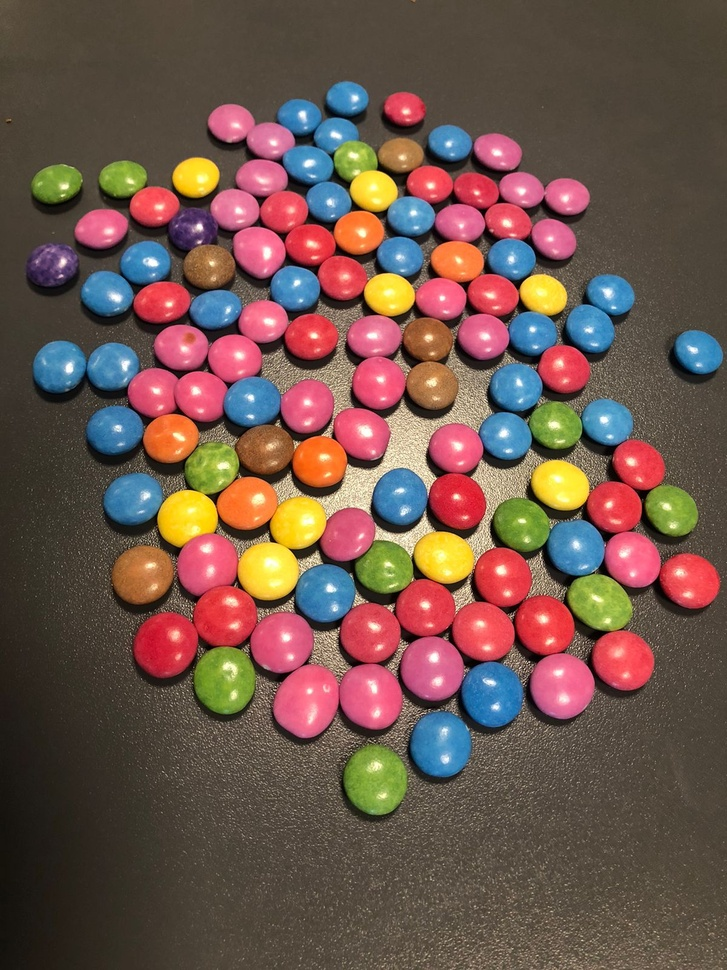
#> input picture Object_Detection/Images/Smarties_1_good_lighting.jpg, 727 x 970 px, shrunk from 1200 x 1600 before the run, found by its file name
$ python HSV_Explorer_2.py
#> lines starting #> are read from the running program, lines starting #| are printed output that depends on the picture; after the words box and inside, x2 and y2 are one past the last pixel; in counts of white or black regions, pixels touching at a corner belong together
import cv2
import numpy as np
from tkinter import Tk
from tkinter.filedialog import *

def nothing(x):
    pass;

def main():
    Tk().withdraw

    # Window to set the trackbars for the first mask:
    cv2.namedWindow("Tracking")
    # Lower bounds trackbars
    cv2.createTrackbar("LH", "Tracking", 0, 179, nothing)
#> slider 'LH' is set to 35
    cv2.createTrackbar("LS", "Tracking", 0, 255, nothing)
#> slider 'LS' is set to 51
    cv2.createTrackbar("LV", "Tracking", 0, 255, nothing)
#> slider 'LV' is set to 51
    # Upper bounds trackbars
    cv2.createTrackbar("UH", "Tracking", 179, 179, nothing)
    cv2.createTrackbar("US", "Tracking", 255, 255, nothing)
    cv2.createTrackbar("UV", "Tracking", 255, 255, nothing)

    while True:
        # Load the image
        frame_1 = cv2.imread('Object_Detection\Images\Smarties_1_good_lighting.jpg')
#> frame_1 is the input picture: shape (970, 727, 3); mean B, G, R 75.8, 85.1, 111.3
        frame_2 = cv2.imread('Object_Detection\Images\Smarties_1_bad_lighting.jpg')
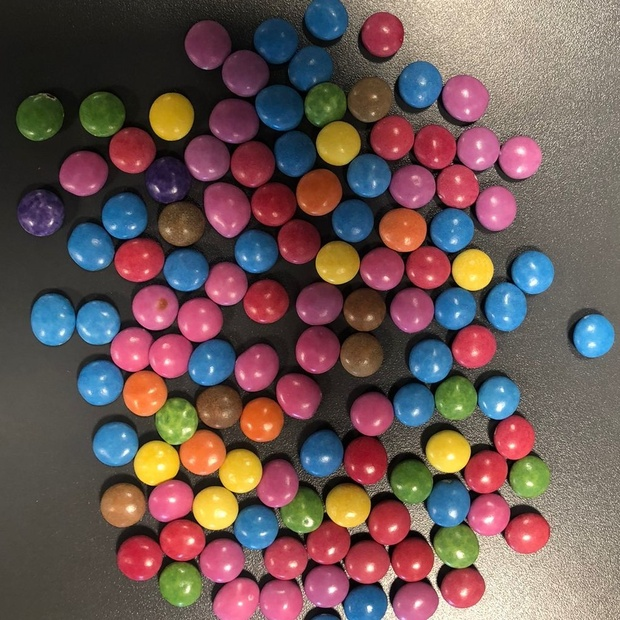
#> input picture Object_Detection/Images/Smarties_1_bad_lighting.jpg, 620 x 620 px, shrunk from 1022 x 1022 before the run, found by its file name
#> frame_2 is the input picture: shape (620, 620, 3); mean B, G, R 85, 87.1, 109.3

        # Convert the image to hsv
        hsv_1 = cv2.cvtColor(frame_1, cv2.COLOR_BGR2HSV)
#> hsv_1: shape (970, 727, 3); mean H, S, V 52.2, 103.8, 120.7
        hsv_2 = cv2.cvtColor(frame_2, cv2.COLOR_BGR2HSV)
#> hsv_2: shape (620, 620, 3); mean H, S, V 72.1, 102.9, 122

        # Get the set trackbar values:
        # Lower Bounds
        l_h = cv2.getTrackbarPos("LH", "Tracking")
        l_s = cv2.getTrackbarPos("LS", "Tracking")
        l_v = cv2.getTrackbarPos("LV", "Tracking")
        # Upper Bounds
        u_h = cv2.getTrackbarPos("UH", "Tracking")
        u_s = cv2.getTrackbarPos("US", "Tracking")
        u_v = cv2.getTrackbarPos("UV", "Tracking")

        # Define the bounds for the color space filter:
        l_mask = np.array([l_h, l_s, l_v])
        u_mask = np.array([u_h, u_s, u_v])

        # Define the mask for the blue:
        mask_1 = cv2.inRange(hsv_1, l_mask, u_mask)
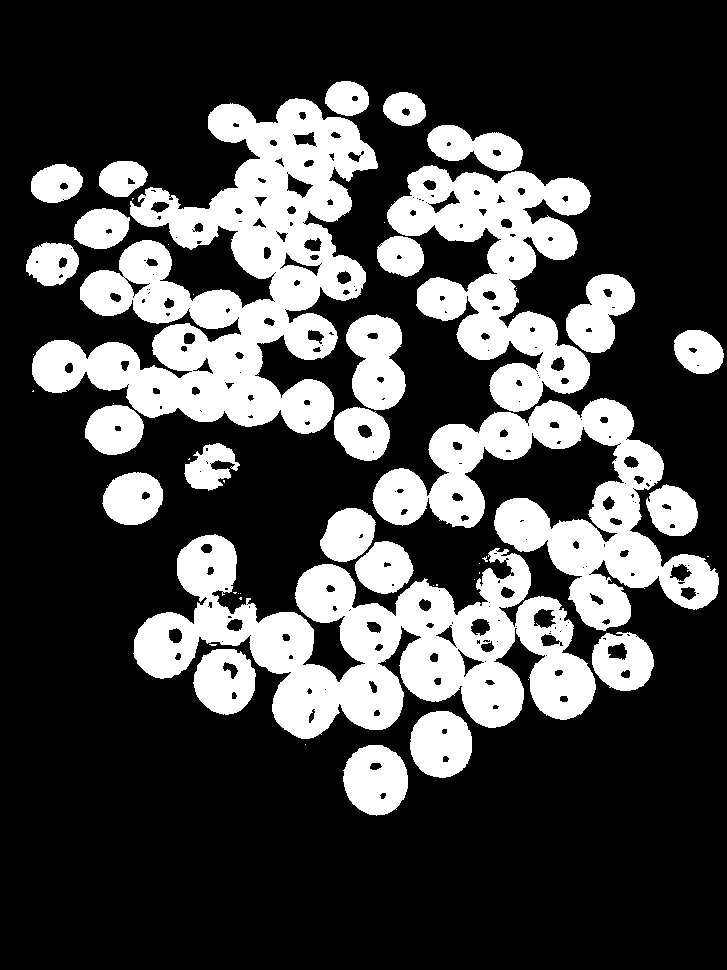
#> mask_1: shape (970, 727); 27.6% white; 51 white regions (25 under 20 px), largest, box (x1, y1, x2, y2) and area: (32, 98, 378, 434) 51089, (133, 534, 596, 739) 42766, (372, 398, 719, 631) 28117
        mask_2 = cv2.inRange(hsv_2, l_mask, u_mask)
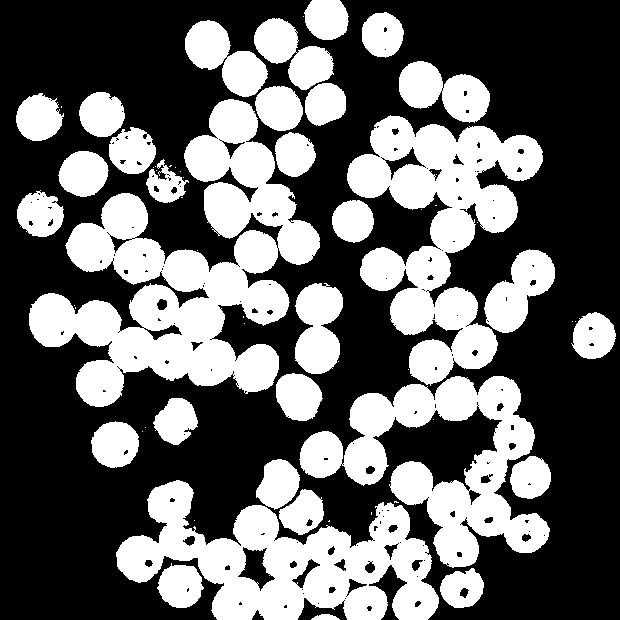
#> mask_2: shape (620, 620); 39% white; 61 white regions (30 under 20 px), largest, box (x1, y1, x2, y2) and area: (29, 99, 320, 407) 37090, (347, 115, 543, 386) 23542, (116, 480, 439, 620) 22244

        # Get the result after the mask is applied:
        result_1 = cv2.bitwise_and(frame_1, frame_1, mask=mask_1)
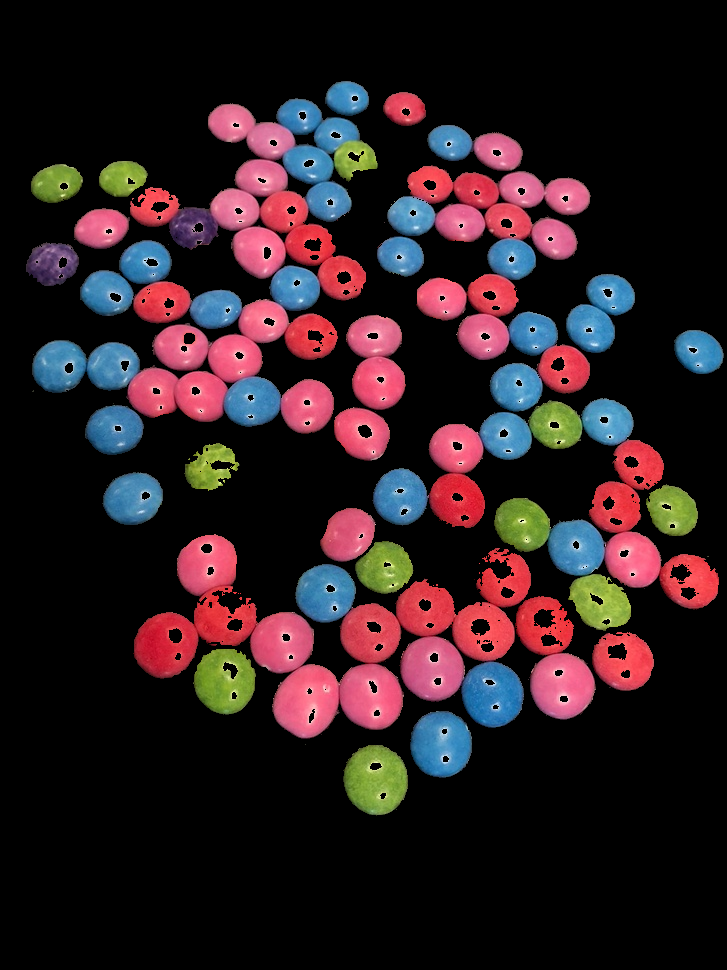
#> result_1: shape (970, 727, 3); mean B, G, R 32.7, 28.7, 43.8
        result_2 = cv2.bitwise_and(frame_2, frame_2, mask=mask_2)
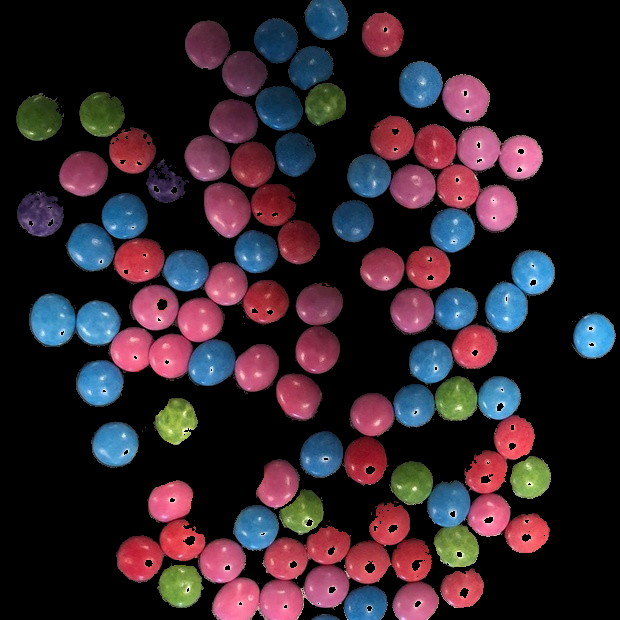
#> result_2: shape (620, 620, 3); mean B, G, R 40.9, 33.5, 47.7

        # Show the results of the masking:
        cv2.imshow("frame_1", frame_1)
        cv2.imshow("result_1", result_1)
        cv2.imshow("frame_2", frame_2)
        cv2.imshow("result_2", result_2)

        # Wait for the ESC key and close all windows
        key = cv2.waitKey(1)
#> (key Esc is pressed here)
        if key == 27:
            break

    return 0

if __name__ == "__main__":
    main()
    cv2.destroyAllWindows()
